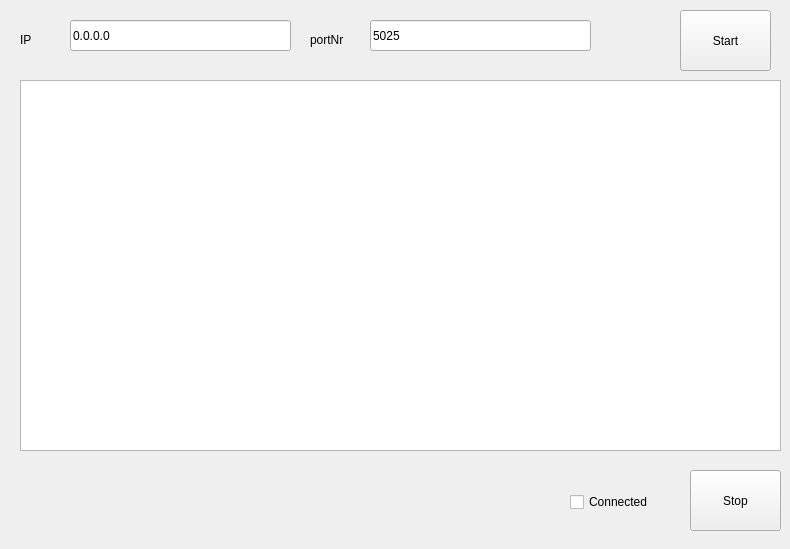
<?xml version="1.0" encoding="UTF-8"?>
<ui version="4.0">
 <class>Widget</class>
 <widget class="QWidget" name="Widget">
  <property name="geometry">
   <rect>
    <x>0</x>
    <y>0</y>
    <width>790</width>
    <height>549</height>
   </rect>
  </property>
  <property name="windowTitle">
   <string>Widget</string>
  </property>
  <widget class="QPushButton" name="startButton">
   <property name="geometry">
    <rect>
     <x>680</x>
     <y>10</y>
     <width>91</width>
     <height>61</height>
    </rect>
   </property>
   <property name="text">
    <string>Start</string>
   </property>
  </widget>
  <widget class="QPushButton" name="stopButton">
   <property name="geometry">
    <rect>
     <x>690</x>
     <y>470</y>
     <width>91</width>
     <height>61</height>
    </rect>
   </property>
   <property name="text">
    <string>Stop</string>
   </property>
  </widget>
  <widget class="QLineEdit" name="lineEdit">
   <property name="geometry">
    <rect>
     <x>370</x>
     <y>20</y>
     <width>221</width>
     <height>31</height>
    </rect>
   </property>
   <property name="text">
    <string>5025</string>
   </property>
  </widget>
  <widget class="QLabel" name="label">
   <property name="geometry">
    <rect>
     <x>310</x>
     <y>30</y>
     <width>63</width>
     <height>20</height>
    </rect>
   </property>
   <property name="text">
    <string>portNr</string>
   </property>
  </widget>
  <widget class="QLineEdit" name="lineEdit_2">
   <property name="geometry">
    <rect>
     <x>70</x>
     <y>20</y>
     <width>221</width>
     <height>31</height>
    </rect>
   </property>
   <property name="text">
    <string>0.0.0.0</string>
   </property>
  </widget>
  <widget class="QLabel" name="label_2">
   <property name="geometry">
    <rect>
     <x>20</x>
     <y>30</y>
     <width>63</width>
     <height>20</height>
    </rect>
   </property>
   <property name="text">
    <string>IP</string>
   </property>
  </widget>
  <widget class="QTextEdit" name="textEdit">
   <property name="geometry">
    <rect>
     <x>20</x>
     <y>80</y>
     <width>761</width>
     <height>371</height>
    </rect>
   </property>
  </widget>
  <widget class="QCheckBox" name="connectedBox">
   <property name="geometry">
    <rect>
     <x>570</x>
     <y>490</y>
     <width>111</width>
     <height>24</height>
    </rect>
   </property>
   <property name="text">
    <string>Connected</string>
   </property>
  </widget>
 </widget>
 <resources/>
 <connections/>
</ui>
